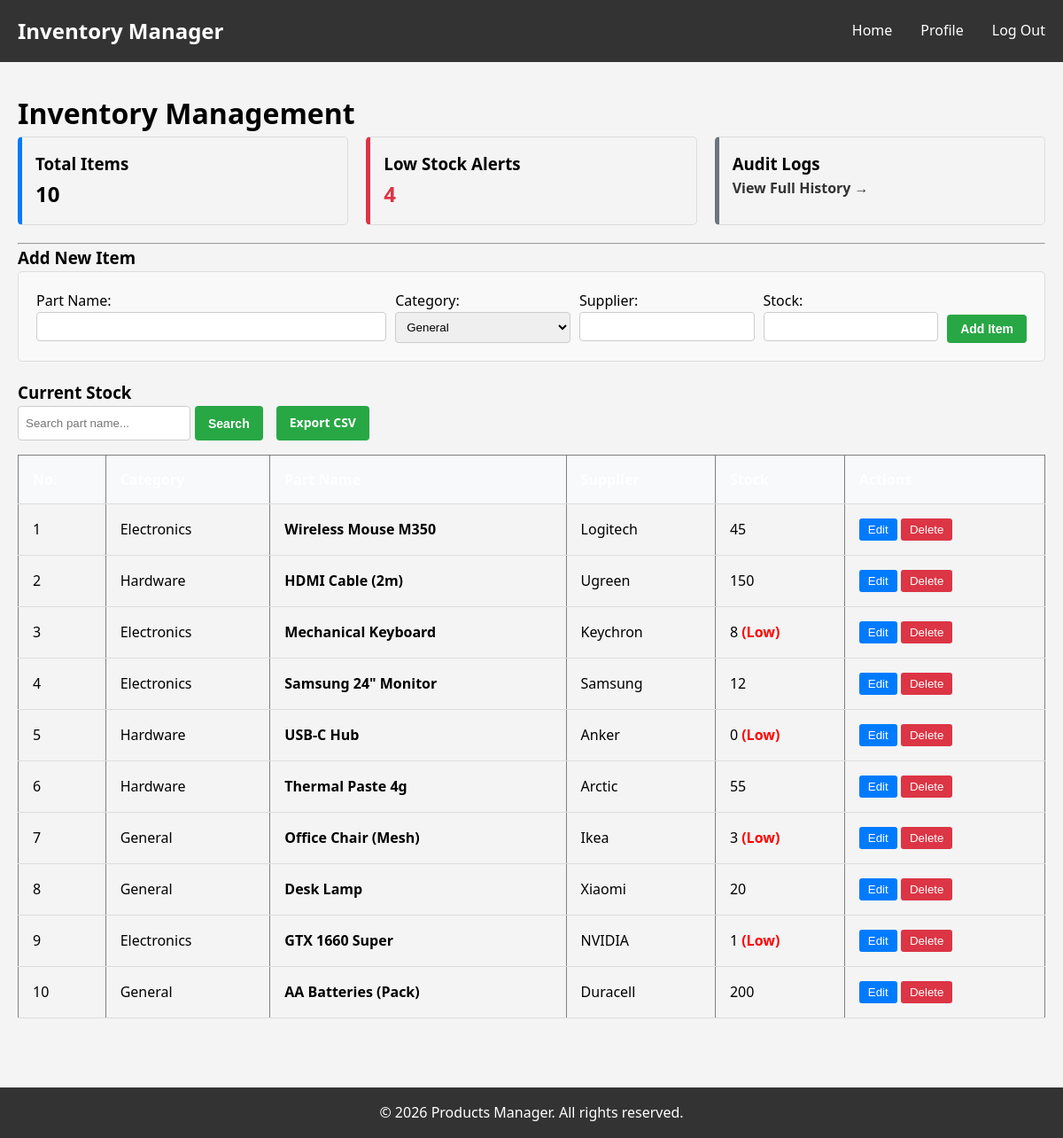
Screenshot of /pages/manage_inventory.php (signed in) with the database file from the repository.
### tables this page shows
CREATE TABLE `inventory` (
    `id` INT AUTO_INCREMENT PRIMARY KEY,
    `part_name` VARCHAR(100) NOT NULL,
    `category` VARCHAR(50) DEFAULT 'General',
    `supplier` VARCHAR(100) DEFAULT 'Unknown',
    `stock_level` INT NOT NULL DEFAULT 0,
    `status` ENUM('active', 'obsolete') DEFAULT 'active',
    `is_deleted` TINYINT(1) DEFAULT 0, 
    `updated_at` TIMESTAMP DEFAULT CURRENT_TIMESTAMP ON UPDATE CURRENT_TIMESTAMP
);

### utils/inventory_logic.php (called while the page is built, shortened)
<?php
function getInventory($conn, $search = '') {
    $items = [];
    try {
        if (!empty($search)) {
            $stmt = $conn->prepare("SELECT * FROM inventory WHERE (part_name LIKE ? OR category LIKE ? OR id = ?) AND is_deleted = 0 ORDER BY id ASC");
            $searchTerm = "%$search%";
            $stmt->bind_param("sss", $searchTerm, $searchTerm, $search);
            $stmt->execute();
            $result = $stmt->get_result();
        } else {
            $result = $conn->query("SELECT * FROM inventory WHERE is_deleted = 0 ORDER BY id ASC");
        }
        while ($row = $result->fetch_assoc()) {
            $items[] = $row;
        }
        return $items;
    } catch (Exception $e) { return []; }
}
?>

### pages/manage_inventory.php (the view, shortened to what this page needs)
<?php
require_once '../config/config.php';
require_once '../utils/inventory_logic.php';
$searchTerm = $_GET['search'] ?? '';
$inventoryItems = getInventory($conn, $searchTerm);
$totalItems = count($inventoryItems);
$lowStockCount = 0;
foreach ($inventoryItems as $item) {
    if ($item['stock_level'] < 10) {
        $lowStockCount++;
    }
}
require_once '../includes/header.php';
?>
<link rel="stylesheet" href="../css/style.css">
<div class="container">
    <h1>Inventory Management</h1>
    <div style="display: flex; gap: 20px; margin-bottom: 20px;">
        <div style="flex: 1; padding: 15px; background: #f4f4f4; border: 1px solid #ddd; border-radius: 5px; border-left: 5px solid #007bff;">
            <h3>Total Items</h3>
            <p style="font-size: 24px; font-weight: bold; margin: 0;"><?php echo $totalItems; ?></p>
        </div>
        <div style="flex: 1; padding: 15px; background: #f4f4f4; border: 1px solid #ddd; border-radius: 5px; border-left: 5px solid #dc3545;">
            <h3>Low Stock Alerts</h3>
            <p style="font-size: 24px; font-weight: bold; margin: 0; color: #dc3545;"><?php echo $lowStockCount; ?></p>
        </div>
        <div style="flex: 1; padding: 15px; background: #f4f4f4; border: 1px solid #ddd; border-radius: 5px; border-left: 5px solid #6c757d;">
            <h3>Audit Logs</h3>
            <p><a href="view_audit_logs.php" style="text-decoration: none; color: #333; font-weight: bold;">View Full History &rarr;</a></p>
        </div>
    </div>
    <hr>
    <h3>Add New Item</h3>
    <form method="POST" action="" style="background: #f9f9f9; padding: 20px; border: 1px solid #ddd; margin-bottom: 20px; border-radius: 5px;">
        <div style="display: flex; gap: 10px; flex-wrap: wrap;">
            <div style="flex: 2;">
                <label>Part Name:</label><br>
                <input type="text" name="part_name" required style="width: 100%; padding: 8px; border: 1px solid #ccc; border-radius: 4px;">
            </div>
            <div style="flex: 1;">
                <label>Category:</label><br>
                <select name="category" style="width: 100%; padding: 8px; border: 1px solid #ccc; border-radius: 4px;">
                    <option>General</option>
                </select>
            </div>
            <div style="flex: 1;">
                <label>Supplier:</label><br>
                <input type="text" name="supplier" style="width: 100%; padding: 8px; border: 1px solid #ccc; border-radius: 4px;">
            </div>
            <div style="flex: 1;">
                <label>Stock:</label><br>
                <input type="number" name="quantity" required style="width: 100%; padding: 8px; border: 1px solid #ccc; border-radius: 4px;">
            </div>
            <div style="display: flex; align-items: flex-end;">
                <button type="submit" class="btn-green">Add Item</button>
            </div>
        </div>
    </form>
    <h3>Current Stock</h3>
    <form method="GET" style="margin-bottom: 10px; display: flex; gap: 5px;">
        <input type="text" name="search" placeholder="Search part name..." value="<?php echo htmlspecialchars($searchTerm); ?>" style="padding: 8px; border: 1px solid #ccc; border-radius: 4px;">
        <button type="submit" class="btn-green">Search</button>
        <a href="manage_inventory.php?export=true" class="btn-green" style="margin-left: 10px;">Export CSV</a>
    </form>
    <table border="1" cellpadding="10" cellspacing="0" style="width: 100%; border-collapse: collapse; margin-bottom: 30px;">
        <tr style="background: #333; color: white;">
            <th>No.</th>
            <th>Category</th>
            <th>Part Name</th>
            <th>Supplier</th>
            <th>Stock</th>
            <th>Actions</th>
        </tr>
        <?php if (count($inventoryItems) > 0): ?>
            <?php
                $rowNumber = 1;
            ?>
            <?php foreach ($inventoryItems as $item): ?>
                <tr style="border-bottom: 1px solid #eee;">
                    <td><?php echo $rowNumber++; ?></td>
                    <td><?php echo htmlspecialchars($item['category']); ?></td>
                    <td><b><?php echo htmlspecialchars($item['part_name']); ?></b></td>
                    <td><?php echo htmlspecialchars($item['supplier']); ?></td>
                    <td>
                        <?php echo $item['stock_level']; ?>
                        <?php if($item['stock_level'] < 10) echo " <span style='color:red; font-weight:bold;'>(Low)</span>"; ?>
                    </td>
                    <td>
                        <button onclick="alert('To edit, please delete and re-add.');" style="cursor: pointer; padding: 5px 10px; background: #007bff; color: white; border: none; border-radius: 3px;">Edit</button>
                        <form method="POST" style="display:inline;" onsubmit="return confirm('Delete this item?');">
                            <button style="cursor: pointer; padding: 5px 10px; background: #dc3545; color: white; border: none; border-radius: 3px;">Delete</button>
                        </form>
                    </td>
                </tr>
            <?php endforeach; ?>
        <?php else: ?>
            <tr><td colspan="6" style="text-align: center;">No items found.</td></tr>
        <?php endif; ?>
    </table>
</div>
<?php require_once '../includes/footer.php'; ?>

### includes/header.php
<nav class="navbar">
    <div class="container">
        <h1>Inventory Manager</h1>
        <ul>
            <?php if (isset($_SESSION["username"])): ?>
                <?php if ($_SESSION["role"] === "User"): ?>
                    <li><a href="<?php echo BASE_URL; ?>/pages/index_user.php">Home</a></li>
                <?php elseif ($_SESSION["role"] === "Admin"): ?>
                    <li><a href="<?php echo BASE_URL; ?>/pages/index_admin.php">Home</a></li>
                <?php endif; ?>
                <li><a href="<?php echo BASE_URL; ?>/pages/profile.php">Profile</a></li>
                <li><a href="<?php echo BASE_URL; ?>/pages/logout.php">Log Out</a></li>
            <?php endif; ?>
        </ul>
    </div>
</nav>

### includes/footer.php
<footer>
    <div class="container">
        <p>&copy; <?php echo date('Y'); ?> Products Manager. All rights reserved.</p>
    </div>
</footer>

### css/style.css (style rules this page uses)
* { margin: 0; padding: 0; box-sizing: border-box; }
.container { max-width: 1200px; width: 100%; margin: 0 auto; padding: 0 20px; }
.navbar { background-color: #333; color: white; padding: 1rem 0; margin-bottom: 2rem; width: 100%; }
.navbar .container { display: flex; justify-content: space-between; align-items: center; }
.navbar h1 { font-size: 1.5rem; }
.navbar ul { display: flex; list-style: none; gap: 2rem; }
.navbar a { color: white; text-decoration: none; transition: color 0.3s; }
footer { background-color: #333; color: white; text-align: center; padding: 1rem 0; margin-top: 3rem; width: 100%; }
table { width: 100%; border-collapse: collapse; margin-top: 1rem; }
table th, table td { padding: 1rem; text-align: left; border-bottom: 1px solid #ddd; }
table th { background-color: #f8f9fa; font-weight: bold; }

### pages/manage_inventory.php (style rules this page uses)
.btn-green { background-color: #28a745; color: white; border: none; padding: 8px 15px; border-radius: 4px; cursor: pointer; font-weight: bold; text-decoration: none; font-size: 14px; }

### rows the page displays
inventory: category "Electronics", part_name "Wireless Mouse M350", supplier "Logitech", stock_level "45"
inventory: category "Hardware", part_name "HDMI Cable (2m)", supplier "Ugreen", stock_level "150"
inventory: category "Electronics", part_name "Mechanical Keyboard", supplier "Keychron", stock_level "8", shows "(Low)"
inventory: category "Electronics", part_name "Samsung 24\" Monitor", supplier "Samsung", stock_level "12"
inventory: category "Hardware", part_name "USB-C Hub", supplier "Anker", stock_level "0", shows "(Low)"
inventory: category "Hardware", part_name "Thermal Paste 4g", supplier "Arctic", stock_level "55"
inventory: category "General", part_name "Office Chair (Mesh)", supplier "Ikea", stock_level "3", shows "(Low)"
inventory: category "General", part_name "Desk Lamp", supplier "Xiaomi", stock_level "20"
inventory: category "Electronics", part_name "GTX 1660 Super", supplier "NVIDIA", stock_level "1", shows "(Low)"
inventory: category "General", part_name "AA Batteries (Pack)", supplier "Duracell", stock_level "200"

### other values shown
$totalItems "10"
$lowStockCount "4"
